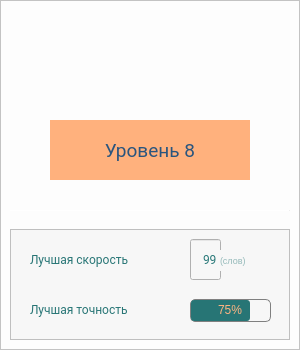
   <widget class="QFrame" name="frame_level_8">
    <property name="geometry">
     <rect>
      <x>810</x>
      <y>530</y>
      <width>300</width>
      <height>350</height>
     </rect>
    </property>
    <property name="styleSheet">
     <string notr="true">background-color: rgb(253, 253, 253);</string>
    </property>
    <property name="frameShape">
     <enum>QFrame::StyledPanel</enum>
    </property>
    <property name="frameShadow">
     <enum>QFrame::Raised</enum>
    </property>
    <widget class="QLabel" name="image_level_8">
     <property name="geometry">
      <rect>
       <x>10</x>
       <y>10</y>
       <width>281</width>
       <height>81</height>
      </rect>
     </property>
     <property name="text">
      <string/>
     </property>
     <property name="pixmap">
      <pixmap>Images/уровень8.jpg</pixmap>
     </property>
    </widget>
    <widget class="QLabel" name="name_level_8">
     <property name="geometry">
      <rect>
       <x>50</x>
       <y>120</y>
       <width>200</width>
       <height>60</height>
      </rect>
     </property>
     <property name="font">
      <font>
       <family>Roboto</family>
       <pointsize>14</pointsize>
       <stylestrategy>PreferDefault</stylestrategy>
      </font>
     </property>
     <property name="styleSheet">
      <string notr="true">color: rgb(42, 85, 126);
background-color: rgb(255, 177, 125);</string>
     </property>
     <property name="text">
      <string>Уровень 8</string>
     </property>
     <property name="alignment">
      <set>Qt::AlignCenter</set>
     </property>
    </widget>
    <widget class="QFrame" name="stat_level_8">
     <property name="geometry">
      <rect>
       <x>10</x>
       <y>229</y>
       <width>280</width>
       <height>111</height>
      </rect>
     </property>
     <property name="styleSheet">
      <string notr="true">background-color: rgb(247, 247, 247);</string>
     </property>
     <property name="frameShape">
      <enum>QFrame::StyledPanel</enum>
     </property>
     <property name="frameShadow">
      <enum>QFrame::Raised</enum>
     </property>
     <widget class="QLabel" name="spedd_level_8">
      <property name="geometry">
       <rect>
        <x>20</x>
        <y>10</y>
        <width>151</width>
        <height>41</height>
       </rect>
      </property>
      <property name="font">
       <font>
        <family>Roboto</family>
        <pointsize>9</pointsize>
       </font>
      </property>
      <property name="styleSheet">
       <string notr="true">color: rgb(39, 117, 117);</string>
      </property>
      <property name="text">
       <string>Лучшая скорость</string>
      </property>
     </widget>
     <widget class="QProgressBar" name="count_accuracy_level_8">
      <property name="geometry">
       <rect>
        <x>180</x>
        <y>70</y>
        <width>81</width>
        <height>23</height>
       </rect>
      </property>
      <property name="styleSheet">
       <string notr="true">QProgressBar{
	color: rgb(255, 180, 130);
    border: 1px solid  grey;
    border-radius: 5px;
    text-align: center
}
QProgressBar::chunk {
    background-color: rgb(39, 117, 117);;
	border-radius: 3px;
}</string>
      </property>
      <property name="value">
       <number>75</number>
      </property>
      <property name="alignment">
       <set>Qt::AlignCenter</set>
      </property>
      <property name="orientation">
       <enum>Qt::Horizontal</enum>
      </property>
      <property name="format">
       <string notr="true">%p%</string>
      </property>
     </widget>
     <widget class="QLabel" name="accuracy_level_8">
      <property name="geometry">
       <rect>
        <x>20</x>
        <y>70</y>
        <width>151</width>
        <height>21</height>
       </rect>
      </property>
      <property name="font">
       <font>
        <family>Roboto</family>
        <pointsize>9</pointsize>
       </font>
      </property>
      <property name="styleSheet">
       <string notr="true">color: rgb(39, 117, 117);</string>
      </property>
      <property name="text">
       <string>Лучшая точность</string>
      </property>
     </widget>
     <widget class="QLineEdit" name="count_spedd_level_8">
      <property name="geometry">
       <rect>
        <x>180</x>
        <y>10</y>
        <width>31</width>
        <height>41</height>
       </rect>
      </property>
      <property name="font">
       <font>
        <family>Roboto</family>
        <pointsize>9</pointsize>
       </font>
      </property>
      <property name="styleSheet">
       <string notr="true">color: rgb(40, 120, 120);</string>
      </property>
      <property name="text">
       <string>99</string>
      </property>
      <property name="alignment">
       <set>Qt::AlignRight|Qt::AlignTrailing|Qt::AlignVCenter</set>
      </property>
      <property name="readOnly">
       <bool>true</bool>
      </property>
     </widget>
     <widget class="QLabel" name="symbols_in_minute_level_8">
      <property name="geometry">
       <rect>
        <x>210</x>
        <y>21</y>
        <width>47</width>
        <height>21</height>
       </rect>
      </property>
      <property name="font">
       <font>
        <pointsize>7</pointsize>
       </font>
      </property>
      <property name="styleSheet">
       <string notr="true">color: rgba(39, 117, 117, 120);</string>
      </property>
      <property name="text">
       <string>(слов)</string>
      </property>
     </widget>
    </widget>
    <widget class="Line" name="separator_level_8">
     <property name="geometry">
      <rect>
       <x>10</x>
       <y>210</y>
       <width>280</width>
       <height>1</height>
      </rect>
     </property>
     <property name="styleSheet">
      <string notr="true">background-color: rgb(239, 239, 239);</string>
     </property>
     <property name="orientation">
      <enum>Qt::Horizontal</enum>
     </property>
    </widget>
   </widget>
